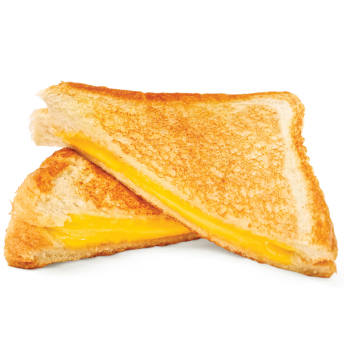
#> input picture blog/fonduer_img/grilled-cheese.jpg, 344 x 344 px
$ python -i util.py   (imports and definitions only)
#> lines starting #> are read from the running program, lines starting #| are printed output that depends on the picture; after the words box and inside, x2 and y2 are one past the last pixel; in counts of white or black regions, pixels touching at a corner belong together
''' Helper functions for segmentation.
(Anything that needs to be tuned goes into this file).'''

import numpy as np

from skimage.filters import threshold_otsu
from skimage.measure import label, regionprops
from skimage.morphology import closing, square

# [55 lines left out: function find_target_region, not called in this run]

def preprocess_and_extract_region_label(image):
    try:
        thresh = threshold_otsu(image)
    except:
        raise ValueError('invalid image for otsu thresholding', np.max(image))

    bw = closing(image > thresh, square(2))
    region_label = label(bw, connectivity=2)
    return region_label


# [32 lines left out: functions lf_area, lf_eccentricity, lf_perimeter, lf_intensity, lf_ratio, not called in this run]

>>> import cv2
>>> picture = cv2.imread('../../blog/fonduer_img/grilled-cheese.jpg', cv2.IMREAD_GRAYSCALE)
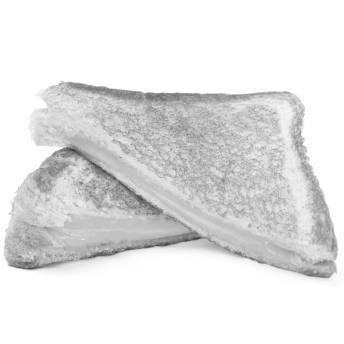
#> picture: shape (344, 344); min 59, max 255, mean 228.1
>>> result = preprocess_and_extract_region_label(picture)
#> in preprocess_and_extract_region_label, `thresh = threshold_otsu(image)`: thresh = 220
#> in preprocess_and_extract_region_label, `bw = closing(image > thresh, square(2))`:
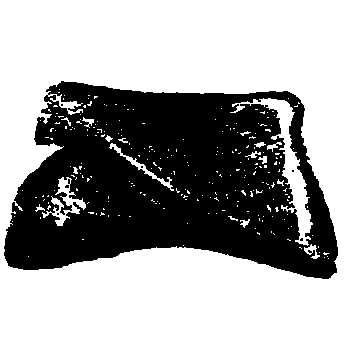
#> bw: shape (344, 344) bool; 62.1% white; 7 black regions (6 under 20 px), largest, box (x1, y1, x2, y2) and area: (4, 81, 338, 279) 44773
#> in preprocess_and_extract_region_label, `region_label = label(bw, connectivity=2)`:
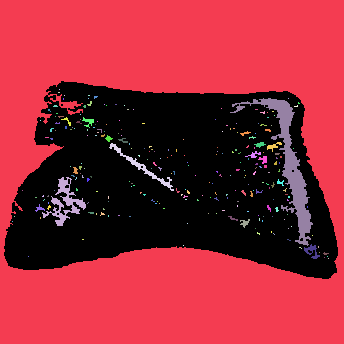
#> region_label: shape (344, 344) int32; 257 distinct labels, from 0 to 256; one colour per label, 0 black

$ run again, on blog/fonduer_img/data_variety.png
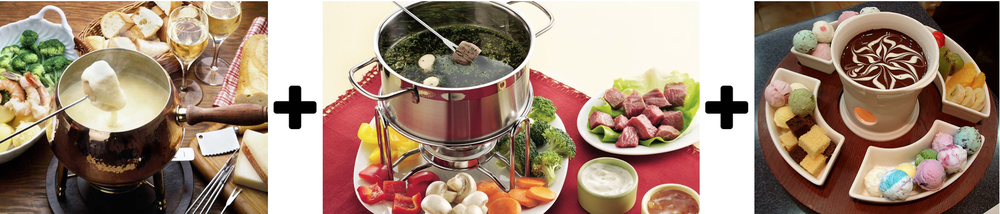
#> input picture blog/fonduer_img/data_variety.png, 1000 x 214 px, shrunk from 1698 x 363 before the run
#> thresh = 143
#> in preprocess_and_extract_region_label, `bw = closing(image > thresh, square(2))`:
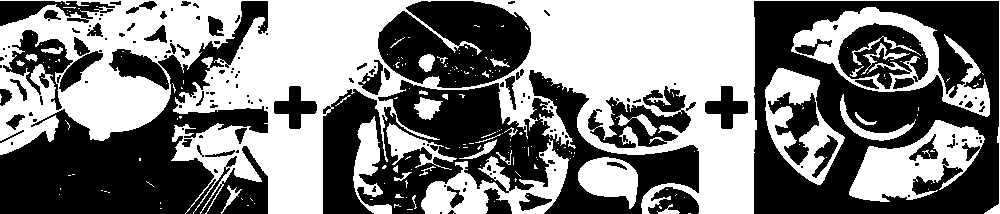
#> bw: shape (214, 1000) bool; 49.4% white; 206 white regions (169 under 20 px), largest, box (x1, y1, x2, y2) and area: (0, 0, 1000, 214) 78170, (791, 7, 990, 117) 5763, (849, 120, 985, 202) 5426
#> in preprocess_and_extract_region_label, `region_label = label(bw, connectivity=2)`:
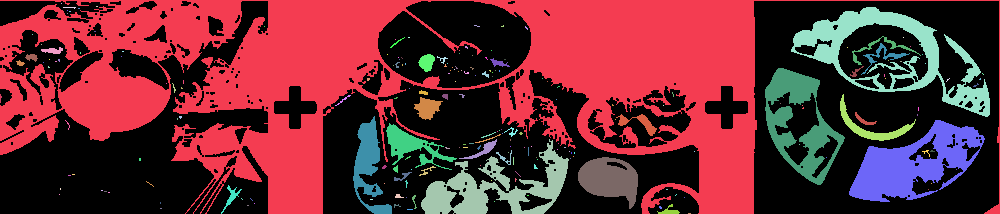
#> region_label: shape (214, 1000) int32; 207 distinct labels, from 0 to 206; one colour per label, 0 black
